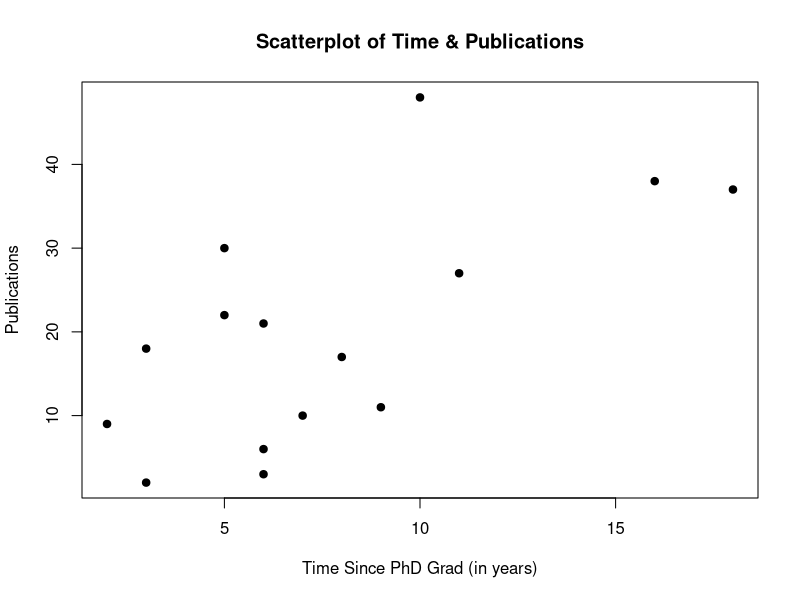

Source code (R):
## ---- chunk 1
#If you know your working directory, use the line below. 
#Otherwise, use the menu: Session > Set Working Directory > Choose Directory

setwd() #Don't forget to make sure your .Rmd and data files are in the same folder on your computer/cloud
## ---- chunk 2
phd_data <- read.table("phd.txt", header=TRUE, sep="\t")

head(phd_data)
## ---- chunk 3
#The first variable will be the x-axis (independent); the second variable will be the y-axis (dependent)

plot(phd_data$Time, phd_data$Pubs, main="Scatterplot of Time & Publications",
     xlab="Time Since PhD Grad (in years)", ylab="Publications", pch=19) 

#pch specifies the type of point in your scatterplot, see more [here](https://bookdown.org/ndphillips/YaRrr/scatterplot-plot.html)
## ---- chunk 4
#Similar to t.test, this will perform the correlation hypothesis test. Be sure to keep your variables in the same order throughout your code.

cor.test(phd_data$Time, phd_data$Pubs, method=c("pearson"))
## ---- chunk 5
#Recall than Spearman correlation is used for when one of your variables is ranked, like grades here.
english_data <- read.table("english.txt", header=TRUE, sep="\t")

#Correlation hypothesis test, note we will change the method to "spearman" for this example.
cor.test(english_data$Words, english_data$Grade, method=c("spearman"))
## ---- chunk 6
#Point-biserial correlation is used when one of the variables is dichotomous (yes/no).
byod_data <- read.table("byod.txt", header=TRUE, sep="\t")


#In this data, RStudio will recognize that the Byod variable is dichotomous. We do not need to specify the method as we did above.
cor.test(byod_data$Grade, byod_data$Byod)
## ---- chunk 7
#Finally, phi correlation assumes both variables are dichotomous. Again, we will use the same cor.test command, and RStudio will recognize the dichotomous variables, as long as the dataset has been loaded correctly.
grad_data <- read.table("graduate.txt", header=TRUE, sep="\t")

#This will create a 2-by-2 table of the variables and number of responses in the data
table(grad_data)

cor.test(grad_data$Doctorate, grad_data$Business)
